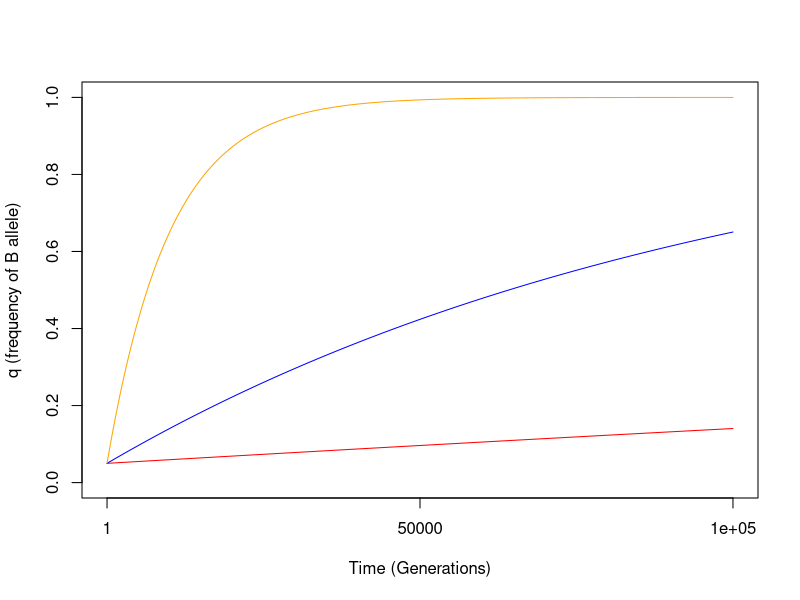
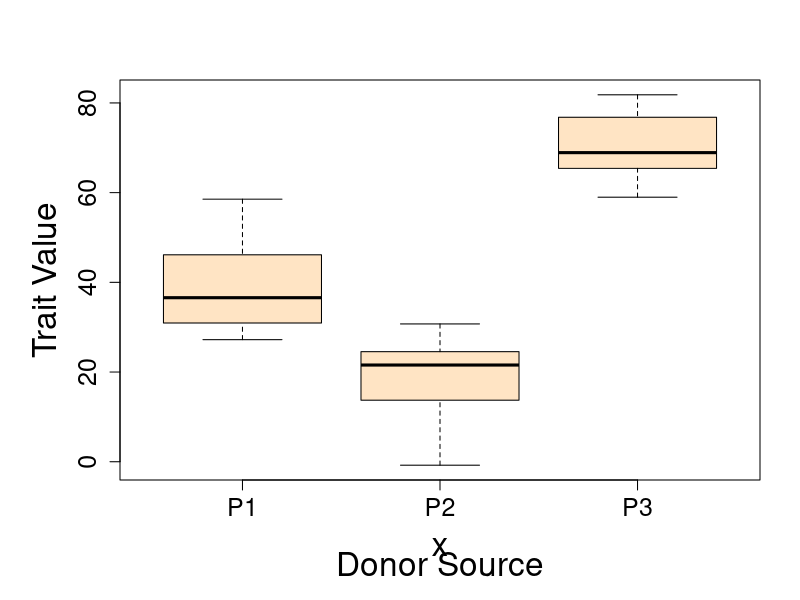
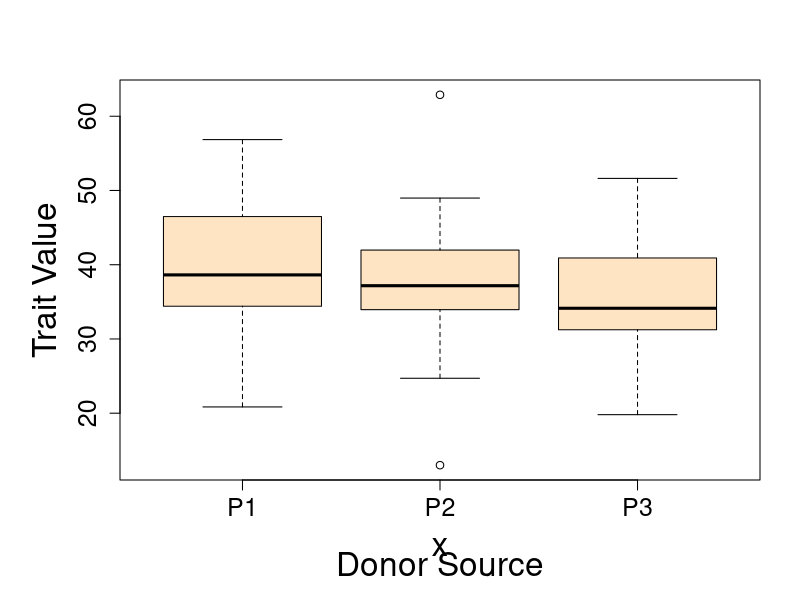
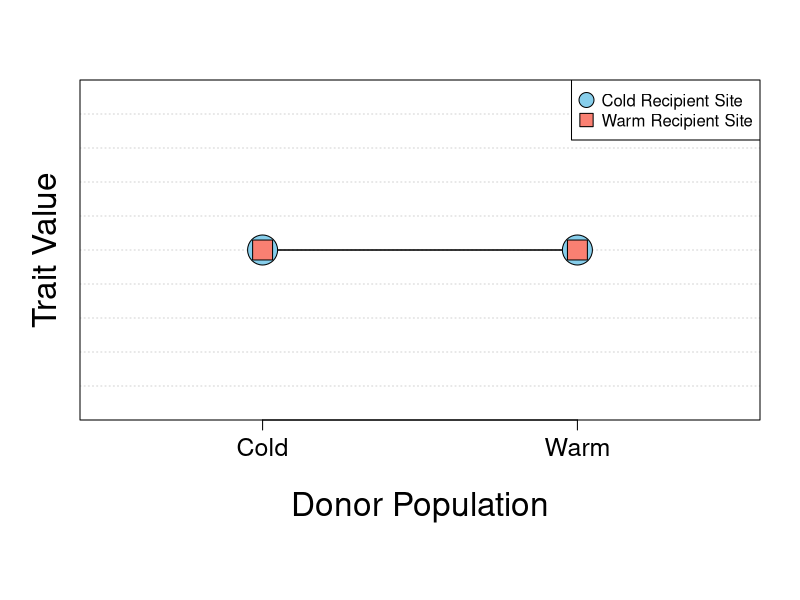
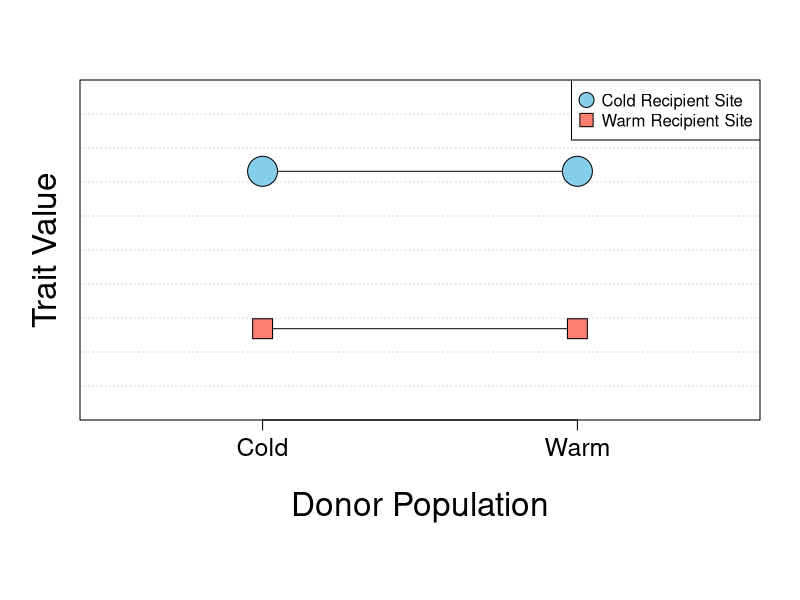
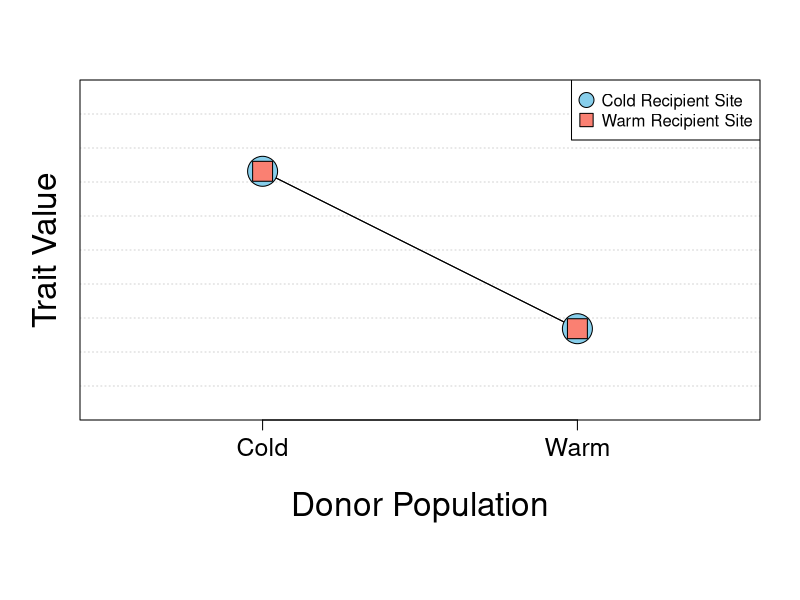
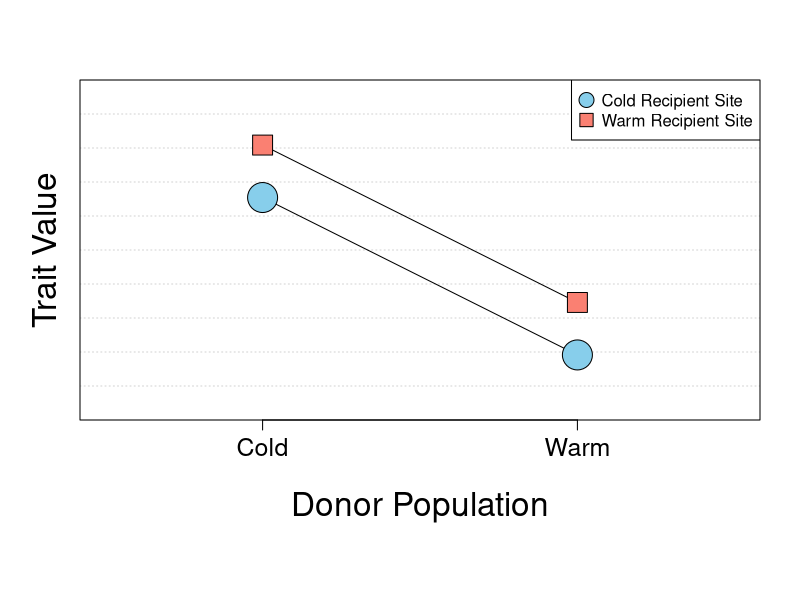
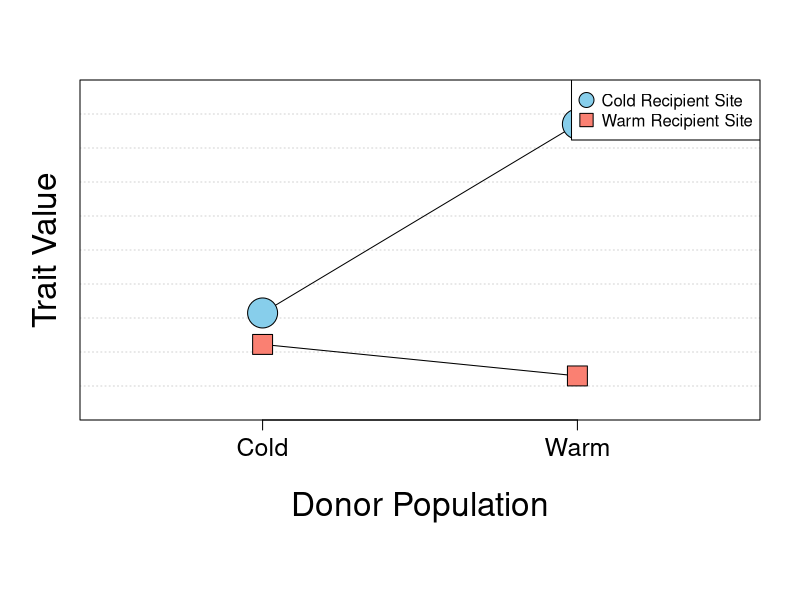

Source code (R) for these figures, in order:
## ----tidy=TRUE-----------------------------------------------------------
rm(list=ls())
p0 <- 0.95
t <- 1:100000

marks <- c(1,50000,100000)
u <- 0.000001
qt <- 1 - p0*exp(-u*t)
qt5 <- 1 - p0*exp(-0.00001*t)
qt4 <- 1 - p0*exp(-0.0001*t)

plot(x=t, y=qt, xlab="Time (Generations)", ylab="q (frequency of B allele)", type="l", col="red", xaxt="n", ylim=c(0,1))
axis(1,at=marks,labels=marks)
points(x=t,y=qt5,type="l",col="blue")
points(x=t,y=qt4,type="l",col="orange")

## ----tidy=TRUE, echo=FALSE-----------------------------------------------

# FUNCTION for plotting results of common garden experiments
# 21 November 2015
# NJG

CommonGarden <- function(TraitMeans=c(40,20,70)){
  Pop1 <- rnorm(15,TraitMeans[1],10)
  Pop2 <- rnorm(15,TraitMeans[2],10)
  Pop3 <- rnorm(15,TraitMeans[3],10)
PopData <- c(Pop1,Pop2,Pop3)
Treatment <- rep(c("P1","P2","P3"),each=15)
par(mar=c(6,6,4,2))
BoxPlotDataFrame <- data.frame(x=Treatment,y=PopData)
boxplot(y~x,data=BoxPlotDataFrame,ylab="Trait Value",sub="Donor Source",cex.sub=2,cex.axis=1.5, cex.lab=2,col="bisque")
  }

## ----tidy=TRUE, echo=FALSE-----------------------------------------------
CommonGarden(c(40,20,70))

## ----tidy=TRUE, echo=FALSE-----------------------------------------------
CommonGarden(c(35,35,35))


## ----tidy=TRUE, echo=FALSE-----------------------------------------------
RecipPlot <- function(ydata=c(10,20,30,5)){
  # set margins and set up axis locations
  par(mar=c(9,4,4,2))
  xdata <- c(1,1,2,2)
  
  # set up an empty plot
  plot(x=xdata,y=ydata,xlim=c(0.5,2.5),ylim=c(min(ydata)-5,max(ydata)+5),ann=F,axes=F,type="n")
  grid(nx=0,ny=10)
  # add x axis and labels
  axis(side=1,labels=c("Cold","Warm"),at=c(1,2),tick=T, cex.axis=1.5)
  mtext("Donor Population",side=1,cex=2,line=4)
  mtext("Trait Value",side=2,cex=2, line=1)
  box()
  
  # add lines and points
  lines(c(1,2),ydata[c(1,2)])
  lines(c(1,2),ydata[c(3,4)])
  points(c(1,2),ydata[c(1,2)],cex=4,pch=21,bg="skyblue")
  points(c(1,2),ydata[c(3,4)],cex=3,pch=22,bg="salmon")
  
  # add legend
  legend("topright",legend=c("Cold Recipient Site","Warm Recipient Site"),pch=c(21,22),pt.cex=2,pt.bg=c("skyblue","salmon"))
  
}
RecipPlot(c(10,10,10,10))

## ----tidy=TRUE, echo=FALSE-----------------------------------------------
RecipPlot(c(20,20,10,10))

## ----tidy=TRUE, echo=FALSE-----------------------------------------------
RecipPlot(c(20,10,20,10))

## ----tidy=TRUE, echo=FALSE-----------------------------------------------
RecipPlot(c(20,5,25,10))

## ----tidy=TRUE, echo=FALSE-----------------------------------------------
RecipPlot(c(20,50,15,10))

## ----tidy=TRUE-----------------------------------------------------------
# FUNCTION to calculate observed allele frequencies or a single gene with 2 alleles  
# NJG
# 21 November 2015

AlleleFreq_2A <- function(x=c(AA=100, AB=50, BB=50)) {
  
  # Pull out counts of individual genotypes
  AA <- x[1]
  AB <- x[2]
  BB <- x[3]
  # Create a vector and divide by the sum; works for frequencies or raw counts as input
  Gen_Freq <- c(AA,AB,BB)/sum(AA + AB + BB)
  
  # Print genotype frequencies
  cat("Observed genotypic frequencies:", "\n","freq(AA) = ", Gen_Freq[1], "\n", "freq(AB) = ", Gen_Freq[2], "\n", "freq(BB) = ", Gen_Freq[3],"\n")
  cat("\n")
  
  # Create vector for allele frequencies
  Allele_Freq <- vector("numeric",2)
  
  # Use genotypes to calculate allele frequencies
  Allele_Freq[1] <- Gen_Freq[1] + 0.5*Gen_Freq[2]
  Allele_Freq[2] <- Gen_Freq[3] + 0.5*Gen_Freq[2]
  
  # Print allelic frequencies
  cat("Observed allelic frequencies:", "\n", "freq(A) = ", Allele_Freq[1], "\n", "freq(B) = ", Allele_Freq[2], "\n")
  cat("\n")
  # Return the output vector
  return(Allele_Freq)
}

## ----tidy=TRUE-----------------------------------------------------------
# FUNCTION to calculate observed allele frequencies or a single gene with 3 alleles  
# NJG
# 21 November 2015

AlleleFreq_3A <- function(x=c(JJ=100, JK=50, JL=50, KL=50, KK=50, LL=50)) {
  
  # Convert input vector to individual genotypes
  JJ <- x[1]
  JK <- x[2]
  JL <- x[3]
  KL <- x[4]
  KK <- x[5]
  LL <- x[6]
  # Create a vector and divide by the sum; works for frequencies or raw counts as input
  Gen_Freq <- c(JJ, JK, JL, KL, KK, LL)/sum(JJ, JK, JL, KL, KK, LL)
  
  # Print genotype frequencies
  cat("Observed genotypic frequencies:", "\n","freq(JJ) = ", Gen_Freq[1], "\n", "freq(JK) = ", Gen_Freq[2], "\n", "freq(JL) = ", Gen_Freq[3],"\n", "freq(KL) = ", Gen_Freq[4], "\n", "freq(KK) = ", Gen_Freq[5], "\n", "freq(LL) = ", Gen_Freq[6],"\n")
  cat("\n")
  
  # Create vector for allele frequencies
  Allele_Freq <- vector("numeric",3)
  
  # Use genotypes to calculate allele frequencies
  Allele_Freq[1] <- Gen_Freq[1] + 0.5*Gen_Freq[2] + 0.5*Gen_Freq[3]
  Allele_Freq[2] <- Gen_Freq[5] + 0.5*Gen_Freq[2] + 0.5*Gen_Freq[4]
  Allele_Freq[3] <- Gen_Freq[6] + 0.5*Gen_Freq[3] + 0.5*Gen_Freq[4]
  
  # Print allelic frequencies
 cat("Observed allelic frequencies:", "\n", "freq(J) = ", Allele_Freq[1], "\n", "freq(K) = ", Allele_Freq[2], "\n", "freq(L) = ", Allele_Freq[3], "\n")
  cat("\n")
 
  # Return the output vector
  return(Allele_Freq)
}

## ----tidy=TRUE-----------------------------------------------------------
# FUNCTION to calculate Hardy-Weinberg genotypic frequency for a single gene with 2 alleles  
# NJG
# 21 November 2015

HardyWeinberg_2A <- function(x=c(p=0.7, q=0.3)){
  
  # Convert input vector to individual frequencies
  p <- x[1]
  q <- x[2]
# Create a vector for genotypic frequencies
Genotype_Freq <-vector("numeric",3)  

# Use Hardy-Weinberg equation to calculate genotypic frequencies from allelic frequencies
Genotype_Freq[1] <- p^2
Genotype_Freq[2] <- 2*p*q
Genotype_Freq[3] <- q^2

# Print allelic frequencies
cat("Observed allelic frequencies:", "\n", "f(A) = ", p, "\n", "f(B) = ", q, "\n")
cat("\n")

# Print expected Hardy-Weinberg genotypic frequencies
cat("Expected Hardy-Weinberg genotypic frequencies:", "\n", "H-W f(AA) = ", Genotype_Freq[1], "\n", "H-W f(AB) = ", Genotype_Freq[2], "\n", "H-W f(BB) = ", Genotype_Freq[3], "\n")
  cat("\n")

  # Return the output vector
  return(Genotype_Freq)
}

## ----tidy=TRUE-----------------------------------------------------------
# FUNCTION to calculate Hardy-Weinberg genotypic frequency for a single gene with 3 alleles  
# NJG
# 21 November 2015

HardyWeinberg_3A <- function(x=c(p=0.7, q=0.2, r=0.1)){
  
  # Convert input vector into individual allelic frequencies
  p <- x[1]
  q <- x[2]
  r <- x[3]
# Create a vector for genotypic frequencies
Genotype_Freq <-vector("numeric",6)  

# Use Hardy-Weinberg equation to calculate genotypic frequencies from allelic frequencies
Genotype_Freq[1] <- p^2
Genotype_Freq[2] <- 2*p*q
Genotype_Freq[3] <- 2*p*r
Genotype_Freq[4] <- 2*q*r
Genotype_Freq[5] <- q^2
Genotype_Freq[6] <- r^2

# Print allelic frequencies
cat("Observed allelic frequencies:", "\n", "f(J) = ", p, "\n", "f(K) = ", q, "\n","f(L) = ", r, "\n")
cat("\n")

#i Print expected Hardy-Weinberg genotypic frequencies
cat("Expected Hardy-Weinberg genotypic frequencies:", "\n", "H-W f(JJ) = ", Genotype_Freq[1], "\n", "H-W f(JK) = ", Genotype_Freq[2], "\n", "H-W f(JL) = ", Genotype_Freq[3], "\n",  "H-W f(KL) = ", Genotype_Freq[4], "\n", "H-W f(KK) = ", Genotype_Freq[5], "\n", "H-W f(LL) = ", Genotype_Freq[6], "\n")
  cat("\n")

  # Return the output vector
  return(Genotype_Freq)
}

## ----tidy=TRUE-----------------------------------------------------------
AlleleFreq_2A(x=c(AA=75, AB=20, BB=100))

## ----tidy=TRUE-----------------------------------------------------------
HardyWeinberg_2A(x=c(p=0.4358974, q=0.5641026))

## ----tidy=TRUE-----------------------------------------------------------
AlleleFreq_3A(x=c(JJ=10,JK=11,JL=0,KL=9,KK=2,LL=22))

## ----tidy=TRUE-----------------------------------------------------------
HardyWeinberg_3A(x=c(p=0.287037, q=0.2222222, r=0.4907407))

## ----tidy=TRUE-----------------------------------------------------------
# Chaining functions together to get allelic frquencies and Hardy-Weinberg expected genotypic frequencies:

HardyWeinberg_2A(AlleleFreq_2A(x=c(AA=75, AB=20, BB=100)))

HardyWeinberg_3A(AlleleFreq_3A(x=c(JJ=10,JK=11,JL=0,KL=9,KK=2,LL=22)))

## ----tidy=TRUE-----------------------------------------------------------
# FUNCTION to calculate the increase in the frequency of a mutant allele through time
# NJG
# 21 November 2015

Mutation <- function(qo=0.5,u=0.000001,t=1:10) { 
  qt =  1 - (1 - qo)*exp(-u*t)
return(qt)
}

## ----tidy=TRUE-----------------------------------------------------------
Mutation(qo=0.5)


## ----tidy=TRUE-----------------------------------------------------------
# FUNCTION to calculate the change in allele frequency from migration
# NJG
# 21 November 2015

Migration <- function(p0=0.5, pm=0.9, m=0.1, t=1:10){
  pt <- (1 - m)^t * (p0 - pm) + pm
  return(pt)
}


## ----tidy=TRUE-----------------------------------------------------------
Migration(p0=0.1)

## ----tidy=TRUE-----------------------------------------------------------
# FUNCTION to calculate the change in allele frequency from inbreeding
# NJG
# 21 November 2015

Inbreeding <- function(p=0.3, F = 0.5){
  genotypes <- vector("numeric",3)
  q <- 1 - p
  genotypes[1] <- p^2*(1 - F) + p*F
  genotypes[2] <- 2*p*q*(1- F)
  genotypes[3] <- q^2*(1 - F) + q*F
  
  return(genotypes)
}


## ----tidy=TRUE-----------------------------------------------------------
Inbreeding()


## ----tidy=TRUE-----------------------------------------------------------
# FUNCTION to calculate effective population size with a bottleneck
# NJG
# 21 November 2015

Bottleneck <- function(N=1:5){
  Ne <- 1/((1/length(N))*(sum(1/N)))
  return(Ne)
}


## ----tidy=TRUE-----------------------------------------------------------
Bottleneck()


## ----tidy=TRUE-----------------------------------------------------------
# FUNCTION to calculate effective population size with a skewed sex ratio
# NJG
# 21 November 2015

SexRatio <- function(m=10, f=12){ 
  Ne <- (4*m*f)/(m + f)
  return(Ne)
}

## ----tidy=TRUE-----------------------------------------------------------
SexRatio()


## ----tidy=TRUE-----------------------------------------------------------
# FUNCTION to calculate effective population size with limited dispersal
# NJG
# 21 November 2015

NatalDispersal <- function(d=10, x=1){
  Ne <- 4*pi*d*x
  return(Ne)
}


## ----tidy=TRUE-----------------------------------------------------------
NatalDispersal()


## ----tidy=TRUE-----------------------------------------------------------
# FUNCTION to calculate probability of at least one occurrence with individual probability p and number of trials n
# NJG
# 21 November 2015

CompoundProb <- function(p=0.01, n=52){
  Prob <- 1 - (1 - p)^n
  return(Prob)
}

## ------------------------------------------------------------------------
CompoundProb()

## ----tidy=TRUE-----------------------------------------------------------
# FUNCTION to Calculate and Print 7 steps of Natural Selection Equations
# NJG
# 21 November 2015

SevenSteps <- function(gen=c(50,50,100), w=c(0.4, 0.35, 0.2)){
  
# Step 1: Given Initial Genotype Counts AND Relative Fitness
  w <- w/max(w)
cat("Step 1: Given Initial Genotype Counts AND Relative Fitness","\n")
  cat(" #(AA) = ",gen[1], " #(AB) = ",gen[2]," #(BB) = ",gen[3],"\n")
  cat(" w1 = ",w[1], " w2 = ",w[2]," w3 = ",w[3],"\n")
  cat("\n")
  
# Step 2: Calculate Initial Genotype And Allelic Frequencies (p0, q0)
  gen <- gen/sum(gen)
cat("Step 2: Calculate Initial Genotype And Allelic Frequencies (p0, q0)", "\n")
  cat(" f(AA) = ",gen[1], " f(AB) = ",gen[2]," f(BB) = ",gen[3],"\n")
  p0 = gen[1] + 0.5*gen[2]
  q0 = gen[3] + 0.5*gen[2]
  cat(" f(A) =  ",p0, " f(B)  = ",q0,"\n")
  cat("\n")
  
# Step 3: Calculate Genotype Frequencies AFTER Random Mating
gen[1] <- p0^2
gen[2] <- 2*p0*q0
gen[3] <- q0^2

cat("Step 3: Calculate Genotype Frequencies AFTER Random Mating", "\n")
cat(" f(AA) = ",gen[1], " f(AB) = ",gen[2]," f(BB) = ",gen[3],"\n")
cat("\n")
  
# Step 4: Calculate Genotype Frequencies AFTER Selection

gen <- gen*w

wbar <- sum(gen)

cat("Step 4: Calculate Genotype Frequencies AFTER Selection", "\n")
cat(" f(AA) = ",gen[1], " f(AB) = ",gen[2]," f(BB) = ",gen[3],"\n")
cat("Mean fitness = ", wbar, "\n")
cat("\n")
  
# Step 5: Normalize Genotype Frequencies
gen <- gen/wbar
cat("Step 5: Normalize Genotype Frequencies", "\n")
cat(" f(AA) = ",gen[1], " f(AB) = ",gen[2]," f(BB) = ",gen[3],"\n")
cat("\n")

# Step 6: Calculate New Allelic Frequencies
  p1 = gen[1] + 0.5*gen[2]
  q1 = gen[3] + 0.5*gen[2]
cat("Step 6: Calculate New Allelic Frequencies", "\n")
  cat(" f(A) =  ",p1, " f(B)  = ",q1,"\n")
  cat("\n")
  
# Step 7: Calculate New Genotype Frequencies AFTER Random Mating
gen[1] <- p1^2
gen[2] <- 2*p1*q1
gen[3] <- q1^2

cat("Step 7: Calculate New Genotype Frequencies AFTER Random Mating", "\n")
cat(" f(AA) = ",gen[1], " f(AB) = ",gen[2]," f(BB) = ",gen[3],"\n")
cat("\n")

}

## ----tidy=TRUE-----------------------------------------------------------
SevenSteps()

## ----tidy=TRUE-----------------------------------------------------------
# FUNCTION Fisher engine to calculate changes in allelic frequency with selection in each generation
# NJG
# 21 November 2015
FisherEngine <- function(t=20,p0=0.1,w=c(1,1,0.5)){
  
# Create vectors for storing pi, wbar, and the 3 genotypes
  pvec <- vector(mode="numeric", length=(t + 1))
  wbar <- vector(mode="numeric", length=(t))
  gen <- vector(mode="numeric", length=3)
  
# Loop through the selection random mating calculations
  pvec[1] <- p0
  for (i in 2:(t + 1)){
    gen[1] <- pvec[i-1]^2*w[1]
    gen[2] <- 2*(1 - pvec[i - 1])*pvec[i - 1]*w[2]
    gen[3] <- (1 - pvec[i - 1])^2*w[3]
    
    wbar[i-1] <- sum(gen)
    gen <- gen/wbar[i-1]
    pvec[i] <- gen[1] + 0.5*gen[2]
  }
  # Graph p and wbar as a function of time
  par(mfrow=c(1,2))
  plot(x=1:(t+1),y=pvec,xlab="Generation",ylab="p",type="l", ylim=c(0,1),las=1)
  grid()
  plot(x=1:(t),y=wbar,xlab="Generation",ylab="Mean Fitness",type="l", ylim=c(0,1), las=1)
  grid()
  return(list(pvec,wbar))
  
}

## ----tidy=TRUE-----------------------------------------------------------
FisherEngine()

## ----tidy=TRUE-----------------------------------------------------------
# FUNCTION For Calculating Heritability From A Selective Breeding Experiment
# 22 November
# NJG

Heritability <- function(x=10,y=20,z=11){
  SelectionDifferential <- y - x
  cat("Selection Differential = ",SelectionDifferential,"\n")
  cat("\n")
  
  ResponseToSelection <- z - x
  cat("Response To Selection = ",ResponseToSelection, "\n")
  cat("\n")
  
  h2 <- ResponseToSelection/SelectionDifferential
  cat("Heritability = ",h2, "\n")
  cat("\n")
}

## ----tidy=TRUE-----------------------------------------------------------
Heritability()

## ----tidy=TRUE-----------------------------------------------------------

# FUNCTION for plotting results of common garden experiments
# 21 November 2015
# NJG

CommonGarden <- function(TraitMeans=c(40,20,70)){
  Pop1 <- rnorm(15,TraitMeans[1],10)
  Pop2 <- rnorm(15,TraitMeans[2],10)
  Pop3 <- rnorm(15,TraitMeans[3],10)
PopData <- c(Pop1,Pop2,Pop3)
Treatment <- rep(c("P1","P2","P3"),each=15)
par(mar=c(6,6,4,2))
BoxPlotDataFrame <- data.frame(x=Treatment,y=PopData)
boxplot(y~x,data=BoxPlotDataFrame,ylab="Trait Value",sub="Donor Source",cex.sub=2,cex.axis=1.5, cex.lab=2,col="bisque")
  }

## ----tidy=TRUE-----------------------------------------------------------
CommonGarden()

## ----tidy=TRUE-----------------------------------------------------------
# FUNCTION RecipPlot generates a plot of reciprocal transplant data
# NJG
# 21 November 2015
# The user specifies the mean trait values for each of the 4 treatments
# NJG
# 21 November 2015

RecipPlot <- function(ydata=c(10,20,30,5)){
  # set margins and set up axis locations
  par(mar=c(9,4,4,2))
  xdata <- c(1,1,2,2)
  
  # set up an empty plot
  plot(x=xdata,y=ydata,xlim=c(0.5,2.5),ylim=c(min(ydata)-5,max(ydata)+5),ann=F,axes=F,type="n")
  grid(nx=0,ny=10)
  # add x axis and labels
  axis(side=1,labels=c("Cold","Warm"),at=c(1,2),tick=T, cex.axis=1.5)
  mtext("Donor Population",side=1,cex=2,line=4)
  mtext("Trait Value",side=2,cex=2, line=1)
  box()
  
  # add lines and points
  lines(c(1,2),ydata[c(1,2)])
  lines(c(1,2),ydata[c(3,4)])
  points(c(1,2),ydata[c(1,2)],cex=4,pch=21,bg="skyblue")
  points(c(1,2),ydata[c(3,4)],cex=3,pch=22,bg="salmon")
  
  # add legend
  legend("topright",legend=c("Cold Recipient Site","Warm Recipient Site"),pch=c(21,22),pt.cex=2,pt.bg=c("skyblue","salmon"))
  
}
RecipPlot()


